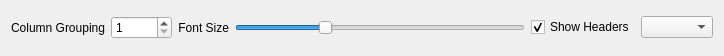
<?xml version="1.0" encoding="UTF-8"?>
<ui version="4.0">
 <class>AsciiViewControls</class>
 <widget class="QWidget" name="AsciiViewControls">
  <property name="geometry">
   <rect>
    <x>0</x>
    <y>0</y>
    <width>724</width>
    <height>56</height>
   </rect>
  </property>
  <layout class="QVBoxLayout" name="verticalLayout">
   <item>
    <layout class="QHBoxLayout" name="horizontalLayout">
     <item>
      <widget class="QLabel" name="lb_columnGrouping">
       <property name="text">
        <string>Column Grouping</string>
       </property>
       <property name="alignment">
        <set>Qt::AlignRight|Qt::AlignTrailing|Qt::AlignVCenter</set>
       </property>
       <property name="buddy">
        <cstring>sb_columnGrouping</cstring>
       </property>
      </widget>
     </item>
     <item>
      <widget class="QSpinBox" name="sb_columnGrouping">
       <property name="minimum">
        <number>1</number>
       </property>
       <property name="maximum">
        <number>10000</number>
       </property>
       <property name="value">
        <number>1</number>
       </property>
      </widget>
     </item>
     <item>
      <widget class="QLabel" name="lb_fontSize">
       <property name="text">
        <string>Font Size</string>
       </property>
       <property name="alignment">
        <set>Qt::AlignRight|Qt::AlignTrailing|Qt::AlignVCenter</set>
       </property>
       <property name="buddy">
        <cstring>hs_fontSize</cstring>
       </property>
      </widget>
     </item>
     <item>
      <widget class="QSlider" name="hs_fontSize">
       <property name="minimum">
        <number>4</number>
       </property>
       <property name="maximum">
        <number>24</number>
       </property>
       <property name="pageStep">
        <number>2</number>
       </property>
       <property name="value">
        <number>10</number>
       </property>
       <property name="orientation">
        <enum>Qt::Horizontal</enum>
       </property>
      </widget>
     </item>
     <item>
      <widget class="QCheckBox" name="cb_showHeaders">
       <property name="text">
        <string>Show Headers</string>
       </property>
       <property name="checked">
        <bool>true</bool>
       </property>
      </widget>
     </item>
     <item>
      <widget class="QComboBox" name="cb_charMaker"/>
     </item>
    </layout>
   </item>
  </layout>
 </widget>
 <resources/>
 <connections/>
</ui>
